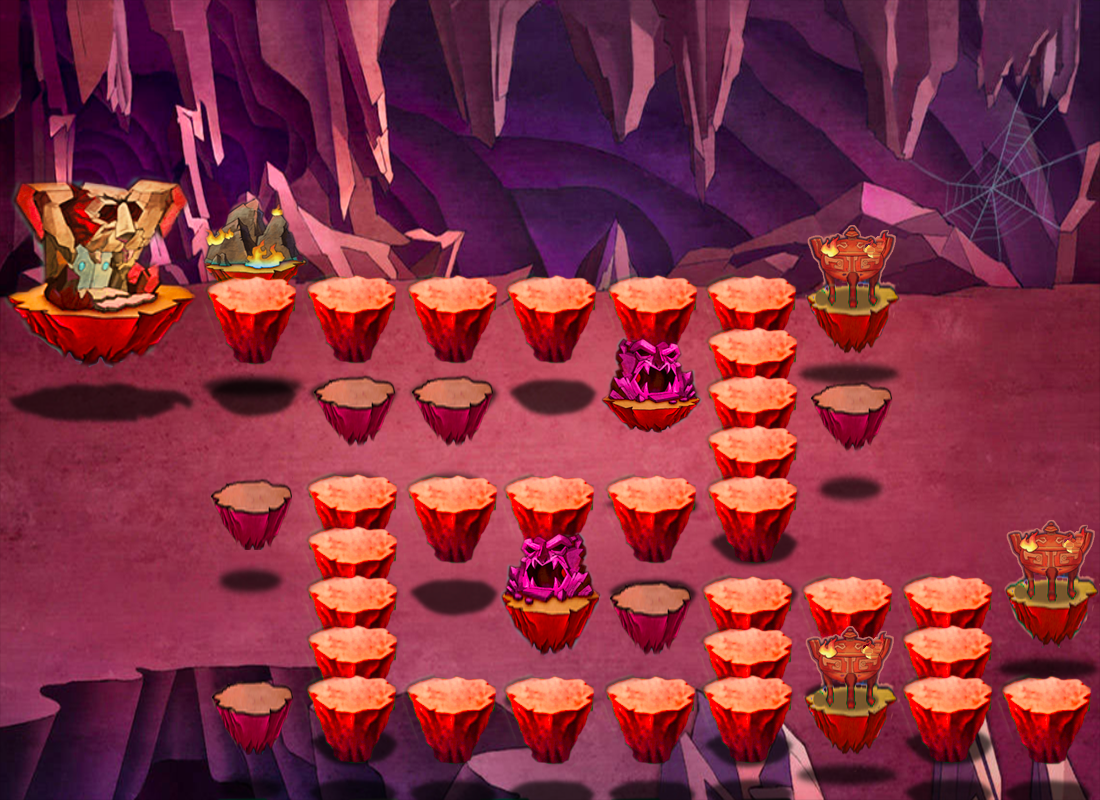

This game map was drawn from its Tiled (.tmx) file and the tilesets committed beside it. A one-line description and the trimmed map source follow:
An orthogonal 11x8 tile map with 100x100 px tiles, 2 tile layers (bg, blank).

<map version="1.0" tiledversion="1.0.2" orientation="orthogonal" renderorder="right-down" width="11" height="8" tilewidth="100" tileheight="100" nextobjectid="1">
 <tileset firstgid="1" name="Level_3" tilewidth="100" tileheight="100" tilecount="88" columns="11">
  <image source="res/3.png" width="1100" height="800" />
 </tileset>
 <layer name="bg" width="11" height="8">
  <data>[88 cells, 82 non-empty, 82 distinct tile ids]</data>
 </layer>
 <layer name="blank" width="11" height="8">
  <data>[88 cells, 6 non-empty, 6 distinct tile ids]</data>
 </layer>
</map>
